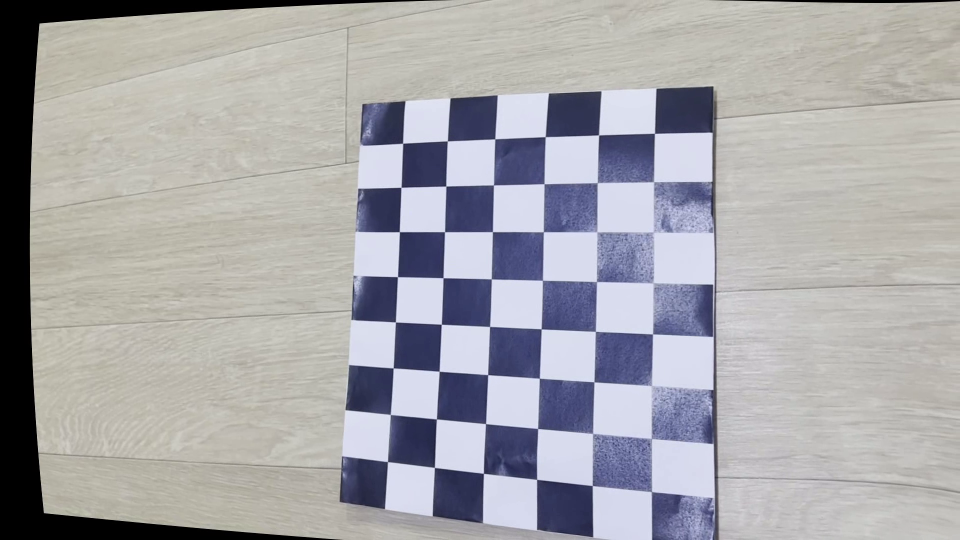
#> input picture frame 10 of undistorted_output.mp4, 1920 x 1080 px, given in place of chessboard2.avi, which was not available (shown at 1/2 size)
$ python distortion_correction.py
#> lines starting #> are read from the running program, lines starting #| are printed output that depends on the picture
import cv2
import numpy as np

# 카메라 매트릭스 및 왜곡 계수
camera_matrix = np.array([[1959.4927, 0.0, 556.720408],
                          [0.0, 1842.37399, 437.56401],
                          [0.0, 0.0, 1.0]])
dist_coeffs = np.array([0.2785417, 0.38471694, -0.02475514, -0.13305862, -0.89482082])

# 영상 열기
video_path = "chessboard2.avi"
cap = cv2.VideoCapture(video_path)

if not cap.isOpened():
    print("영상을 열 수 없습니다:", video_path)
    exit()

width = int(cap.get(cv2.CAP_PROP_FRAME_WIDTH)) or 640
height = int(cap.get(cv2.CAP_PROP_FRAME_HEIGHT)) or 480
fps = cap.get(cv2.CAP_PROP_FPS) or 30.0

fourcc = cv2.VideoWriter_fourcc(*'mp4v')
out = cv2.VideoWriter("undistorted_output.mp4", fourcc, fps, (width, height))

print("렌즈 왜곡 보정 중... (최대 100프레임만 저장)")

frame_count = 0
max_frames = 100

while frame_count < max_frames:
    ret, frame = cap.read()
#> frame is the input picture: shape (1080, 1920, 3); mean B, G, R 169.5, 166, 166.5
    if not ret:
        break
    undistorted = cv2.undistort(frame, camera_matrix, dist_coeffs)
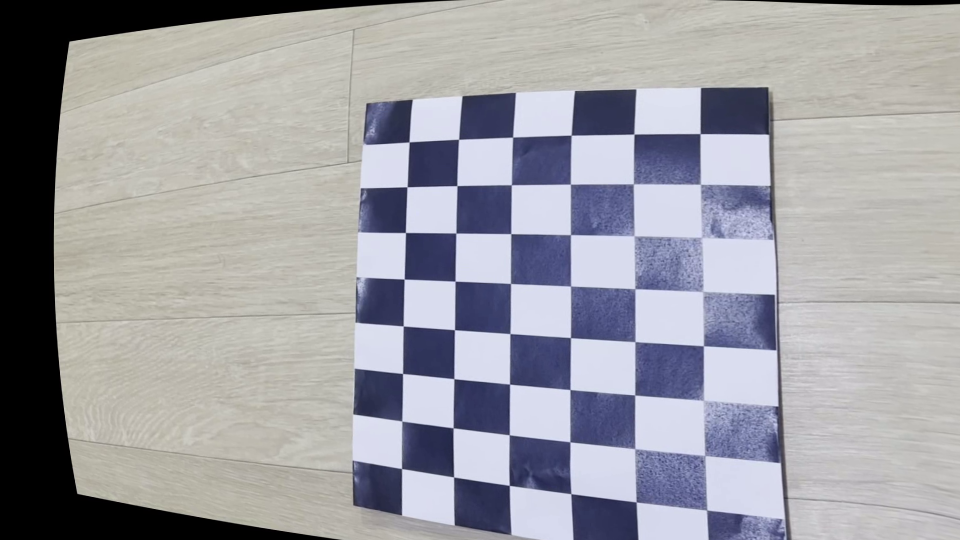
#> undistorted: shape (1080, 1920, 3) (shown at 1/2 size); mean B, G, R 163, 157.2, 157.3
    out.write(undistorted)
    frame_count += 1

cap.release()
out.release()

print(f"완료! {frame_count}개의 프레임을 저장했습니다. → undistorted_output.mp4")

$ run again, starting later in the video
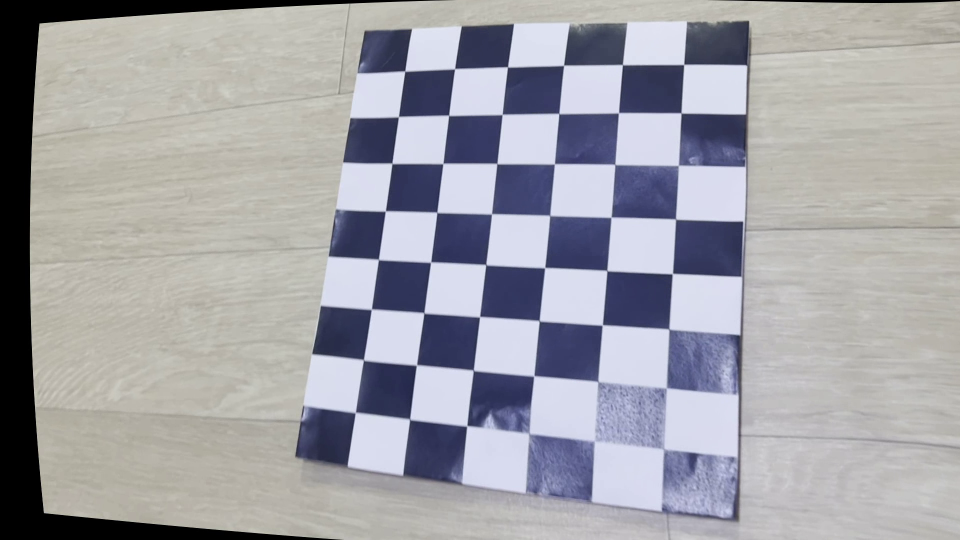
#> input picture frame 45 of undistorted_output.mp4, 1920 x 1080 px, given in place of chessboard2.avi, which was not available (shown at 1/2 size)
#> frame is the input picture: shape (1080, 1920, 3); mean B, G, R 166.8, 161, 161
#> `undistorted = cv2.undistort(frame, camera_matrix, dist_coeffs)`:
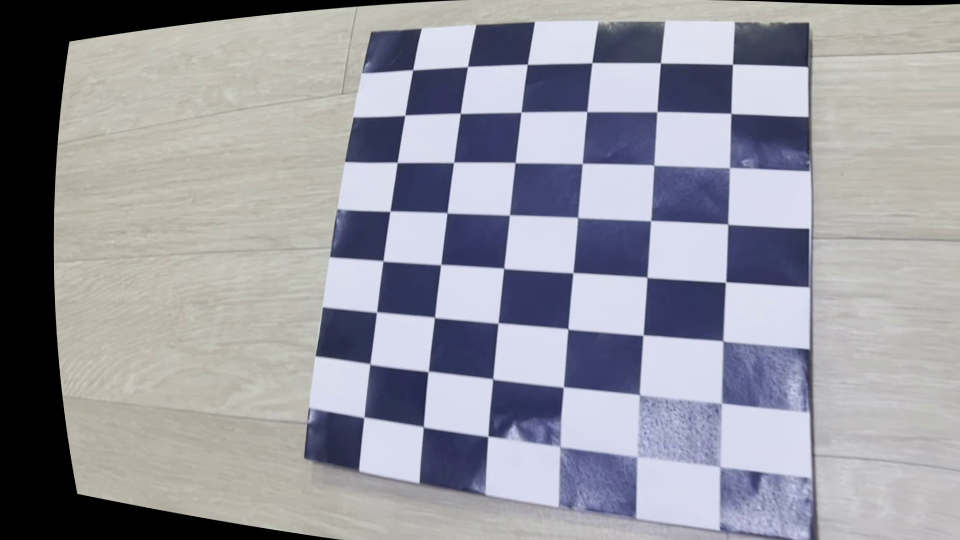
#> undistorted: shape (1080, 1920, 3) (shown at 1/2 size); mean B, G, R 160, 151.4, 150.9

$ run again, starting later in the video
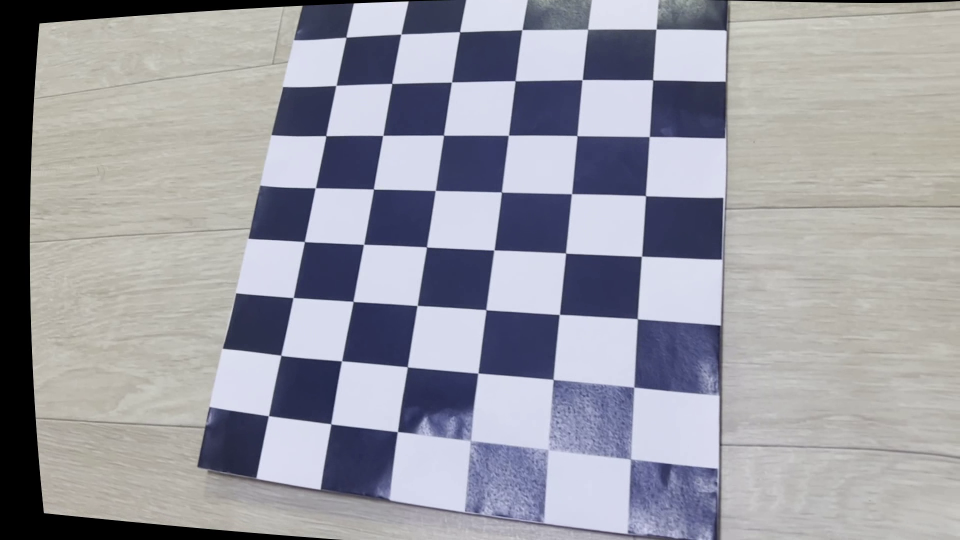
#> input picture frame 80 of undistorted_output.mp4, 1920 x 1080 px, given in place of chessboard2.avi, which was not available (shown at 1/2 size)
#> frame is the input picture: shape (1080, 1920, 3); mean B, G, R 163.2, 154.6, 154.2
#> `undistorted = cv2.undistort(frame, camera_matrix, dist_coeffs)`:
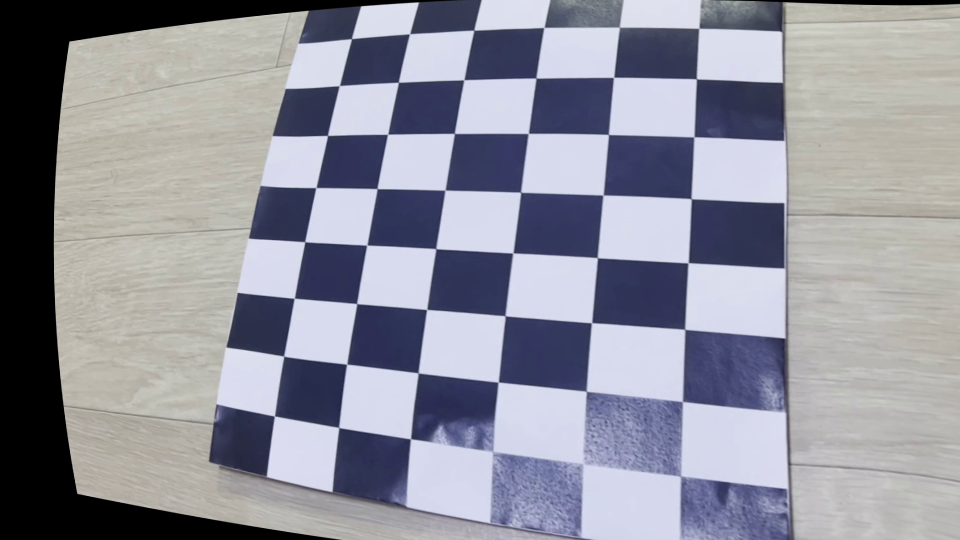
#> undistorted: shape (1080, 1920, 3) (shown at 1/2 size); mean B, G, R 156.4, 145.2, 144.2
